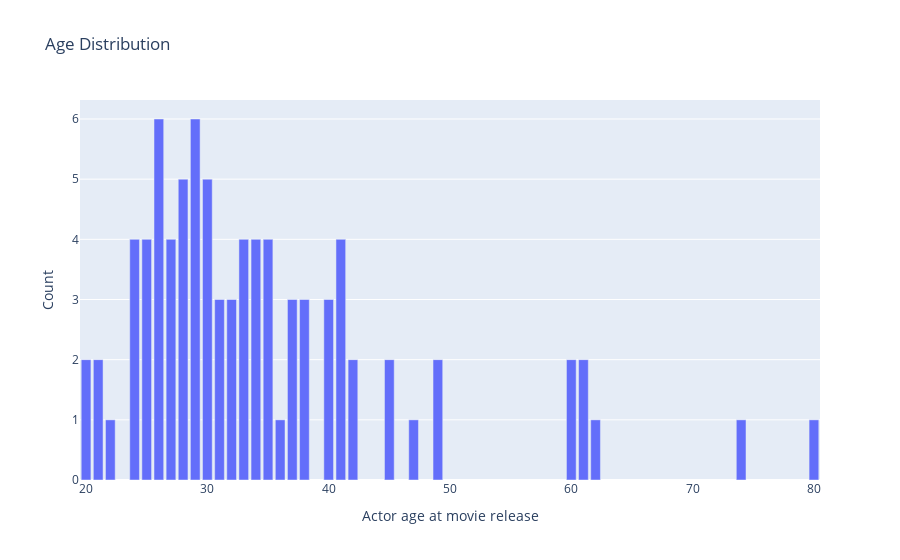

The notebook cell saved with this chart:
### Code cell
import plotly.express as px

if 'Actor age at movie release' in oscar_actress_info.columns:
    # Count occurrences of each age
    age_distribution = oscar_actress_info['Actor age at movie release'].value_counts().reset_index()
    age_distribution.columns = ['Actor age at movie release', 'count']
    
    # Sort by age for better visualization
    age_distribution = age_distribution.sort_values(by='Actor age at movie release')

    # Create the bar plot
    fig = px.bar(age_distribution, x='Actor age at movie release', y='count', title='Age Distribution', labels={'age': 'Age', 'count': 'Count'})
    fig.show()
else:
    print("The column 'age' does not exist in the provided file.")

### Figure 1 — Plotly figure (JSON) as saved in the notebook; plotly's stock layout.template omitted (floating-point values rounded to 4 significant figures)
{"data": [{"alignmentgroup": "True", "hovertemplate": "Actor age at movie release=%{x}<br>Count=%{y}<extra></extra>", "legendgroup": "", "marker": {"color": "#636efa", "pattern": {"shape": ""}}, "name": "", "offsetgroup": "", "orientation": "v", "showlegend": false, "textposition": "auto", "type": "bar", "x": [20, 21, 22, 24, 25, 26, 27, 28, 29, 30, 31, 32, 33, 34, 35, 36, 37, 38, 40, 41, 42, 45, 47, 49, 60, 61, 62, 74, 80], "xaxis": "x", "y": [2, 2, 1, 4, 4, 6, 4, 5, 6, 5, 3, 3, 4, 4, 4, 1, 3, 3, 3, 4, 2, 2, 1, 2, 2, 2, 1, 1, 1], "yaxis": "y"}], "layout": {"barmode": "relative", "legend": {"tracegroupgap": 0}, "title": {"text": "Age Distribution"}, "xaxis": {"anchor": "y", "domain": [0, 1], "title": {"text": "Actor age at movie release"}}, "yaxis": {"anchor": "x", "domain": [0, 1], "title": {"text": "Count"}}}}
